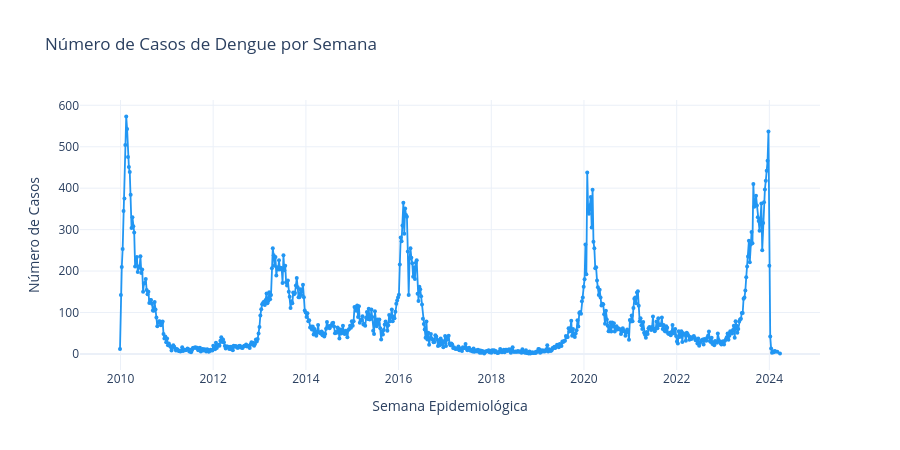

Write notebook code for a chart like this one.
### Code cell
# Visualización de la serie completa
import pandas as pd
import plotly.graph_objects as go

# =========================
# 1. Cargar archivo semanal
# =========================

#df = pd.read_csv("/content/dengue_anio_semana_nixtla.csv")

#print(df.head())

# =========================
# 2. Gráfica número de casos por semana
# =========================

fig = go.Figure()

fig.add_trace(
    go.Scatter(
        x=df["ds"],
        y=df["y"],
        mode='lines+markers',
        name='Casos de Dengue',
        line=dict(color='#2196F3', width=1.8),
        marker=dict(size=4)
    )
)

fig.update_layout(
    title='Número de Casos de Dengue por Semana',
    xaxis_title='Semana Epidemiológica',
    yaxis_title='Número de Casos',
    height=450,
    template='plotly_white'
)

fig.show()

### Figure 1 — Plotly figure (JSON) as saved in the notebook; plotly's stock layout.template omitted (floating-point values rounded to 4 significant figures; data arrays with more than 128 entries replaced by an {"elided": "..."} marker saying what was removed)
{"data": [{"line": {"color": "#2196F3", "width": 1.8}, "marker": {"size": 4}, "mode": "lines+markers", "name": "Casos de Dengue", "type": "scatter", "x": {"elided": "741 str values"}, "y": {"elided": "741 int values"}}], "layout": {"height": 450, "title": {"text": "Número de Casos de Dengue por Semana"}, "xaxis": {"title": {"text": "Semana Epidemiológica"}}, "yaxis": {"title": {"text": "Número de Casos"}}}}
